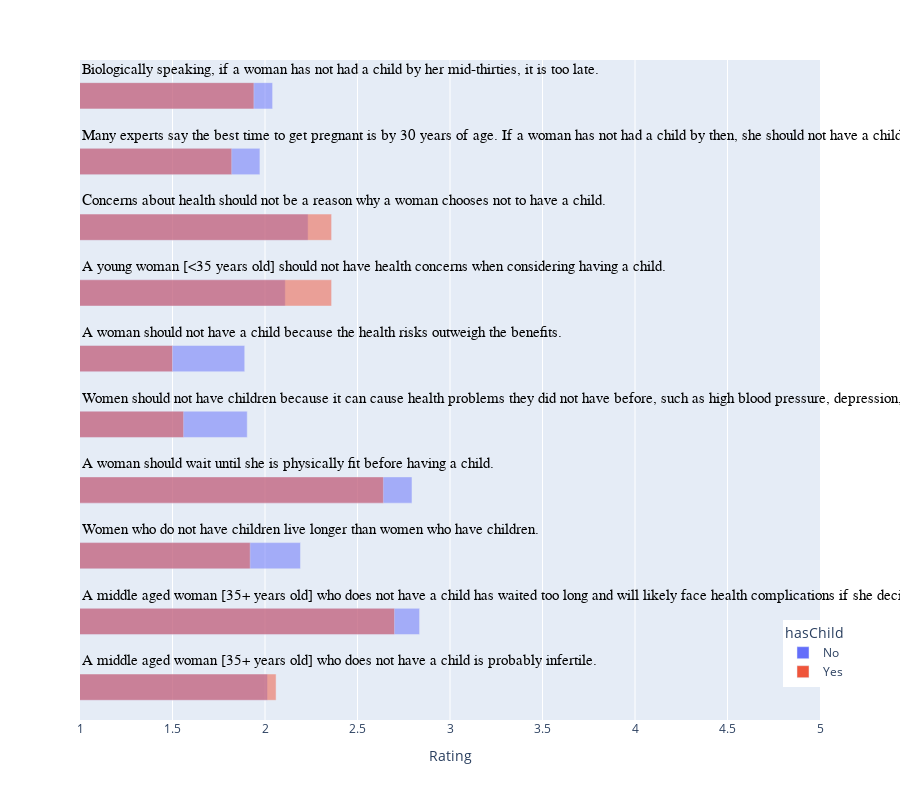

Notebook source saved alongside this figure:
### Code cell
import plotly.express as px
fig = px.bar(stacked_df[stacked_df['text'].isin(stacked_df['text'][18:28])], x="0", y="text", color='hasChild', orientation='h', barmode='overlay')
fig.update_layout(height=800, xaxis=dict(range=[1, 5]), yaxis=dict(visible=False), bargroupgap=0.5, xaxis_title="Rating", yaxis_title="Statements")
# fig.update_layout({
# 'paper_bgcolor': 'rgba(0, 0, 0, 0)',
# })
startplace = 0.4
for i in stacked_df['text'][18:28]:
    print(i)
    fig.add_annotation(x=1,y=startplace,
    text=i,
    font=dict(family="Arial", size=15, color="black"),
    showarrow=False,
    xanchor='left',
    ),
    startplace += 1
fig.update_annotations(align='left')

fig.update_layout(legend=dict(
    yanchor="bottom",
    y=0.05,
    xanchor="left",
    x=0.95
))

fig.show()

### Figure 1 — Plotly figure (JSON) as saved in the notebook; plotly's stock layout.template omitted (floating-point values rounded to 4 significant figures)
{"data": [{"alignmentgroup": "True", "hovertemplate": "hasChild=No<br>0=%{x}<br>text=%{y}<extra></extra>", "legendgroup": "No", "marker": {"color": "#636efa", "opacity": 0.5, "pattern": {"shape": ""}}, "name": "No", "offsetgroup": "No", "orientation": "h", "showlegend": true, "textposition": "auto", "type": "bar", "x": [2.014, 2.836, 2.192, 2.795, 1.904, 1.89, 2.11, 2.233, 1.973, 2.041], "xaxis": "x", "y": ["A middle aged woman [35+ years old] who does not have a child is probably infertile.", "A middle aged woman [35+ years old] who does not have a child has waited too long and will likely face health complications if she decides to have a child now.", "Women who do not have children live longer than women who have children.", "A woman should wait until she is physically fit before having a child.", "Women should not have children because it can cause health problems they did not have before, such as high blood pressure, depression, or anxiety.", "A woman should not have a child because the health risks outweigh the benefits.", "A young woman [<35 years old] should not have health concerns when considering having a child.", "Concerns about health should not be a reason why a woman chooses not to have a child.", "Many experts say the best time to get pregnant is by 30 years of age. If a woman has not had a child by then, she should not have a child because of the risks.", "Biologically speaking, if a woman has not had a child by her mid-thirties, it is too late."], "yaxis": "y"}, {"alignmentgroup": "True", "hovertemplate": "hasChild=Yes<br>0=%{x}<br>text=%{y}<extra></extra>", "legendgroup": "Yes", "marker": {"color": "#EF553B", "opacity": 0.5, "pattern": {"shape": ""}}, "name": "Yes", "offsetgroup": "Yes", "orientation": "h", "showlegend": true, "textposition": "auto", "type": "bar", "x": [2.06, 2.7, 1.92, 2.64, 1.56, 1.5, 2.36, 2.36, 1.82, 1.94], "xaxis": "x", "y": ["A middle aged woman [35+ years old] who does not have a child is probably infertile.", "A middle aged woman [35+ years old] who does not have a child has waited too long and will likely face health complications if she decides to have a child now.", "Women who do not have children live longer than women who have children.", "A woman should wait until she is physically fit before having a child.", "Women should not have children because it can cause health problems they did not have before, such as high blood pressure, depression, or anxiety.", "A woman should not have a child because the health risks outweigh the benefits.", "A young woman [<35 years old] should not have health concerns when considering having a child.", "Concerns about health should not be a reason why a woman chooses not to have a child.", "Many experts say the best time to get pregnant is by 30 years of age. If a woman has not had a child by then, she should not have a child because of the risks.", "Biologically speaking, if a woman has not had a child by her mid-thirties, it is too late."], "yaxis": "y"}], "layout": {"annotations": [{"align": "left", "font": {"color": "black", "family": "Arial", "size": 15}, "showarrow": false, "text": "A middle aged woman [35+ years old] who does not have a child is probably infertile.", "x": 1, "xanchor": "left", "y": 0.4}, {"align": "left", "font": {"color": "black", "family": "Arial", "size": 15}, "showarrow": false, "text": "A middle aged woman [35+ years old] who does not have a child has waited too long and will likely face health complications if she decides to have a child now.", "x": 1, "xanchor": "left", "y": 1.4}, {"align": "left", "font": {"color": "black", "family": "Arial", "size": 15}, "showarrow": false, "text": "Women who do not have children live longer than women who have children.", "x": 1, "xanchor": "left", "y": 2.4}, {"align": "left", "font": {"color": "black", "family": "Arial", "size": 15}, "showarrow": false, "text": "A woman should wait until she is physically fit before having a child.", "x": 1, "xanchor": "left", "y": 3.4}, {"align": "left", "font": {"color": "black", "family": "Arial", "size": 15}, "showarrow": false, "text": "Women should not have children because it can cause health problems they did not have before, such as high blood pressure, depression, or anxiety.", "x": 1, "xanchor": "left", "y": 4.4}, {"align": "left", "font": {"color": "black", "family": "Arial", "size": 15}, "showarrow": false, "text": "A woman should not have a child because the health risks outweigh the benefits.", "x": 1, "xanchor": "left", "y": 5.4}, {"align": "left", "font": {"color": "black", "family": "Arial", "size": 15}, "showarrow": false, "text": "A young woman [<35 years old] should not have health concerns when considering having a child.", "x": 1, "xanchor": "left", "y": 6.4}, {"align": "left", "font": {"color": "black", "family": "Arial", "size": 15}, "showarrow": false, "text": "Concerns about health should not be a reason why a woman chooses not to have a child.", "x": 1, "xanchor": "left", "y": 7.4}, {"align": "left", "font": {"color": "black", "family": "Arial", "size": 15}, "showarrow": false, "text": "Many experts say the best time to get pregnant is by 30 years of age. If a woman has not had a child by then, she should not have a child because of the risks.", "x": 1, "xanchor": "left", "y": 8.4}, {"align": "left", "font": {"color": "black", "family": "Arial", "size": 15}, "showarrow": false, "text": "Biologically speaking, if a woman has not had a child by her mid-thirties, it is too late.", "x": 1, "xanchor": "left", "y": 9.4}], "bargroupgap": 0.5, "barmode": "overlay", "height": 800, "legend": {"title": {"text": "hasChild"}, "tracegroupgap": 0, "x": 0.95, "xanchor": "left", "y": 0.05, "yanchor": "bottom"}, "margin": {"t": 60}, "xaxis": {"anchor": "y", "domain": [0, 1], "range": [1, 5], "title": {"text": "Rating"}}, "yaxis": {"anchor": "x", "domain": [0, 1], "title": {"text": "Statements"}, "visible": false}}}
